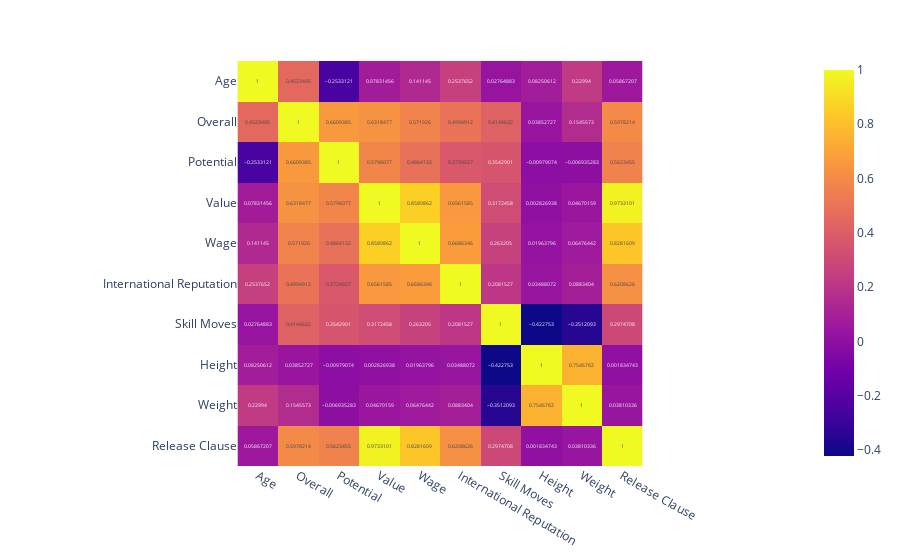

Notebook source saved alongside this figure:
### Code cell
#Heatmap de correlacion

fig=px.imshow(corr_matrix, text_auto=True)
fig.show()

### Figure 1 — Plotly figure (JSON) as saved in the notebook; plotly's stock layout.template omitted (floating-point values rounded to 4 significant figures)
{"data": [{"coloraxis": "coloraxis", "hovertemplate": "x: %{x}<br>y: %{y}<br>color: %{z}<extra></extra>", "name": "0", "texttemplate": "%{z}", "type": "heatmap", "x": ["Age", "Overall", "Potential", "Value", "Wage", "International Reputation", "Skill Moves", "Height", "Weight", "Release Clause"], "xaxis": "x", "y": ["Age", "Overall", "Potential", "Value", "Wage", "International Reputation", "Skill Moves", "Height", "Weight", "Release Clause"], "yaxis": "y", "z": [[1, 0.4523, -0.2533, 0.07831, 0.1411, 0.2538, 0.02765, 0.08251, 0.2299, 0.05867], [0.4523, 1, 0.6609, 0.6318, 0.5719, 0.4995, 0.4145, 0.03853, 0.1546, 0.5978], [-0.2533, 0.6609, 1, 0.5796, 0.4864, 0.373, 0.3543, -0.009791, -0.006935, 0.5623], [0.07831, 0.6318, 0.5796, 1, 0.8581, 0.6562, 0.3172, 0.002827, 0.0467, 0.9733], [0.1411, 0.5719, 0.4864, 0.8581, 1, 0.6686, 0.2632, 0.01964, 0.06476, 0.8282], [0.2538, 0.4995, 0.373, 0.6562, 0.6686, 1, 0.2082, 0.03488, 0.08834, 0.6209], [0.02765, 0.4145, 0.3543, 0.3172, 0.2632, 0.2082, 1, -0.4228, -0.3512, 0.2975], [0.08251, 0.03853, -0.009791, 0.002827, 0.01964, 0.03488, -0.4228, 1, 0.7547, 0.001835], [0.2299, 0.1546, -0.006935, 0.0467, 0.06476, 0.08834, -0.3512, 0.7547, 1, 0.0381], [0.05867, 0.5978, 0.5623, 0.9733, 0.8282, 0.6209, 0.2975, 0.001835, 0.0381, 1]]}], "layout": {"coloraxis": {"colorscale": [[0, "#0d0887"], [0.1111, "#46039f"], [0.2222, "#7201a8"], [0.3333, "#9c179e"], [0.4444, "#bd3786"], [0.5556, "#d8576b"], [0.6667, "#ed7953"], [0.7778, "#fb9f3a"], [0.8889, "#fdca26"], [1, "#f0f921"]]}, "margin": {"t": 60}, "xaxis": {"anchor": "y", "constrain": "domain", "domain": [0, 1], "scaleanchor": "y"}, "yaxis": {"anchor": "x", "autorange": "reversed", "constrain": "domain", "domain": [0, 1]}}}
